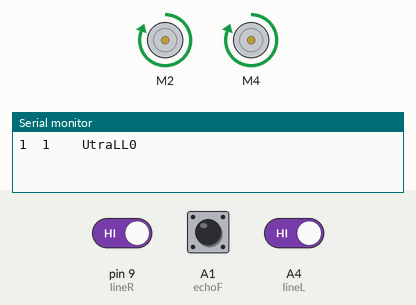
Recording of a sketch running on a simulated Arduino Uno, built with avr-gcc and run on an emulated ATmega328P. Shown: 2 × DC motor (green arrow = forward, orange = backward, longer = faster), the last lines printed to the serial monitor. Inputs (shaded band) come from the test bench; at power-on: pin 9 (lineR) HIGH, A4 (lineL) HIGH, A1 (echoF) LOW.

Above: at 6.2 s.
6.3 s: pin 9 (lineR) driven LOW
At 9.0 s:
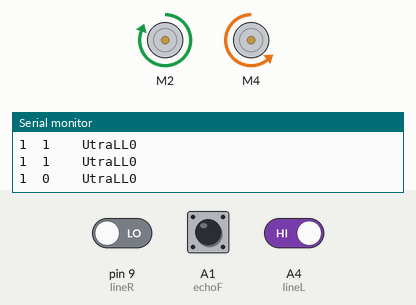
9.5 s: pin 9 (lineR) driven HIGH
At 12.2 s:
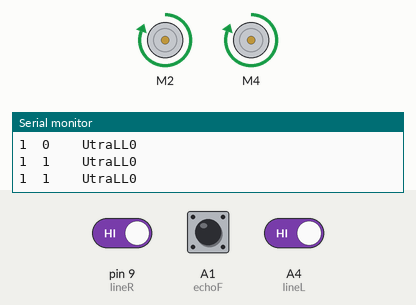
12.5 s: A4 (lineL) driven LOW
At 14.8 s:
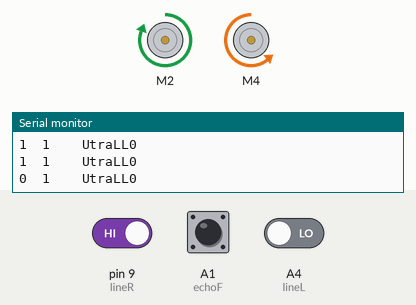
15.5 s: A1 (echoF) driven HIGH and A4 (lineL) driven HIGH
At 18.3 s:
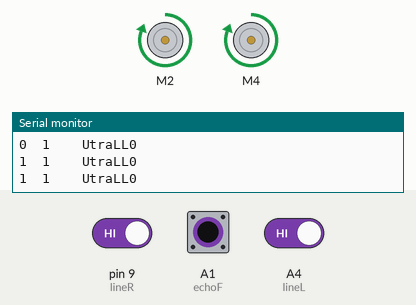
19.5 s: A1 (echoF) pulsed LOW 2 times (0.12 s each, 0.3 s apart)
At 20.4 s:
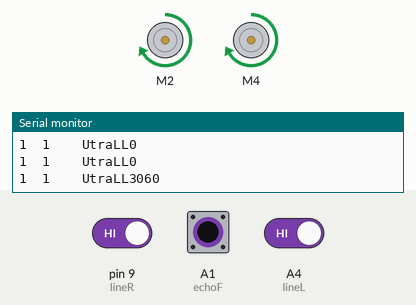
Timing chart, 0 to 22.5 s (numbered marks = the images above; inputs shaded):
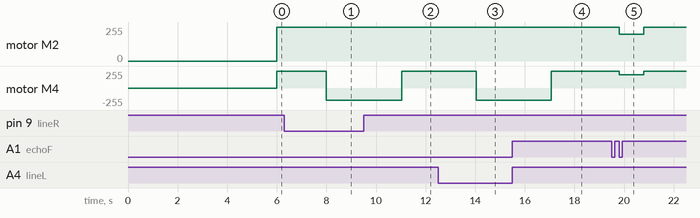

The sketch:

SumobotOURMAN.ino
```cpp
#include <AFMotor.h>

//motors
AF_DCMotor motorL (2);
AF_DCMotor motorR (4);

const int lineR = 9;
const int lineL = A4;


const int trigF = A0;
const int echoF = A1;


long durationF = 0;
int distanceF = 0;
int line_R = 0;
int line_L = 0;

void setup() {
  // put your setup code here, to run once:
  Serial.begin(9600);
  pinMode(lineR, INPUT);
  pinMode(lineL, INPUT);
  pinMode(trigF, OUTPUT);
  pinMode(echoF, INPUT);
  delay(5000);
}

void fight(){
  line_R = digitalRead(lineR);
  line_L = digitalRead(lineL);

  digitalWrite(trigF, LOW);
  delayMicroseconds(2);
  digitalWrite(trigF, HIGH);
  durationF = pulseIn(echoF, HIGH);
  distanceF = durationF * 0.034 /2; //ultrasonicleft


  if(line_L == LOW || line_R == LOW){
    motorL.setSpeed(255);
    motorR.setSpeed(180);
    motorL.run(FORWARD);
    motorR.run(BACKWARD);
    delay(10);
  }

  if(line_L == HIGH && line_R == HIGH){
    if(distanceF <= 50){
      motorL.setSpeed(255);
      motorR.setSpeed(255);
      motorL.run(FORWARD);
      motorR.run(FORWARD);
    }else{
      motorL.setSpeed(200);
      motorR.setSpeed(200);
      motorL.run(FORWARD);
      motorR.run(FORWARD);
    }
  }

  Serial.print(line_L);
  Serial.print("\t");
  Serial.print(line_R);
  Serial.print("\t");
  //Serial.print(distanceIR);
  Serial.print("\tUtraLL");
  Serial.println(distanceF);
}

void loop() {
  // put your main code here, to run repeatedly:
  fight();
}
```

Measured:
- after the input at 6.3 s, motor M4: forward 255/255 → backward 180/255 after 1.7 s
- after the input at 9.5 s, motor M4: backward 180/255 → forward 255/255 after 1.5 s
- after the input at 12.5 s, motor M4: forward 255/255 → backward 180/255 after 1.5 s
- after the input at 15.5 s, motor M4: backward 180/255 → forward 255/255 after 1.6 s
- after the input at 19.5 s, motor M2, motor M4: forward 255/255 → forward 200/255 after 0.30 s, → forward 255/255 1.0 s later
